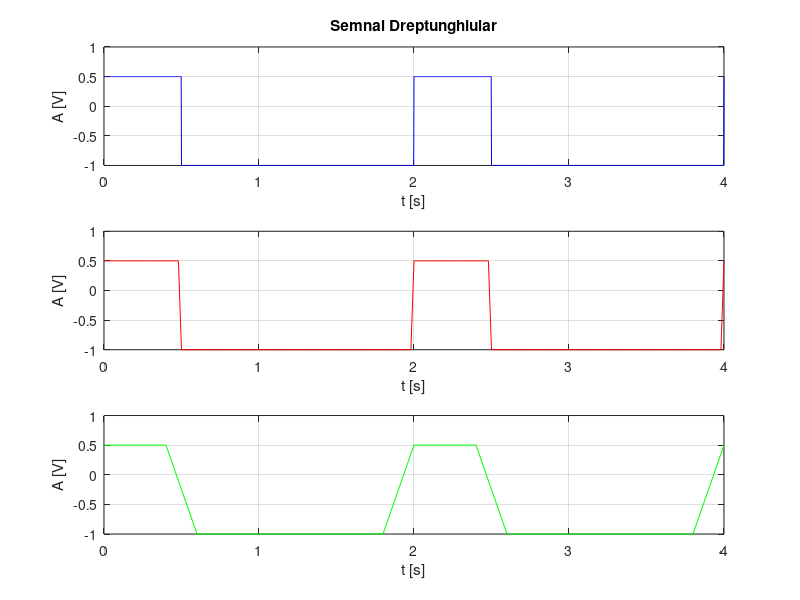

Recreate this plot in MATLAB.
%Se va genera un semnal
%cu rezolutie temporara de 2ms, 20ms 200ms pentru un semnal continuu de tipul:  


%Semnal dreptunghiular cu rezolutie temporala de 2 ms

%T=2;%perioada T a semnalului; T=2s
t=0:0.002:4;
%logica cu t:
%1-de unde sa inceapa 
%2-rezoltia temporala 
%3-pana unde vrei sa afiseze
f=0.5; %f=1/T
w=2*pi*f; %frecventa unghiulara
duty=25; %factorul de umplere, care reprezinta 1/4 din semnal 
x=(0.75*square(w*t,duty))-0.25;   
%deoarece square(t,duty)genereaza un semnal simetric,
%ecuatia trebuie modificata ca sa corespunda cerintei
subplot(3,1,1) %primul grafic va ocupa prima "minifereastra"
plot(t,x,'b'),title('Semnal Dreptunghiular'),grid,xlabel('t [s]'),ylabel('A [V]')


%Semnal dreptunghiular cu rezolutie temporala de 20 ms

%T=2;%Perioada T a semnalului; T=2s
t=0:0.02:4;
f=0.5;%f=1/T
w=2*pi*f;
duty=25;
x=(0.75*square(w*t,duty))-0.25;
subplot(3,1,2)
plot(t,x,'r'),grid,xlabel('t [s]'),ylabel('A [V]')


%Semnal dreptunghiular cu rezolutie temporala de 200 ms

T=2;
t=0:0.2:4;
f=0.5;
w=2*pi*f;
duty=25;
x=(0.75*square(w*t,duty))-0.25;
subplot(3,1,3)
plot(t,x,'g'),grid,xlabel('t [s]'),ylabel('A [V]')
